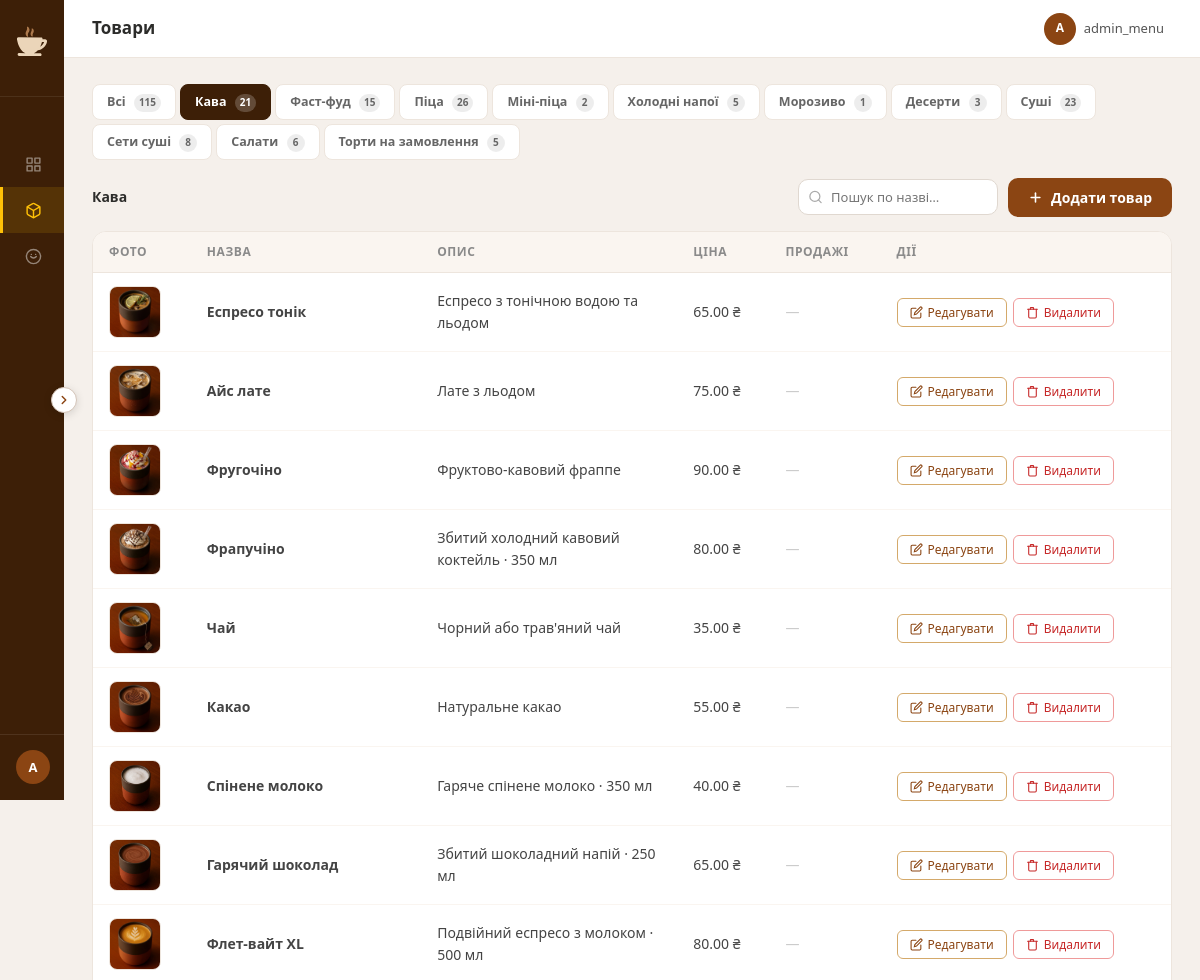
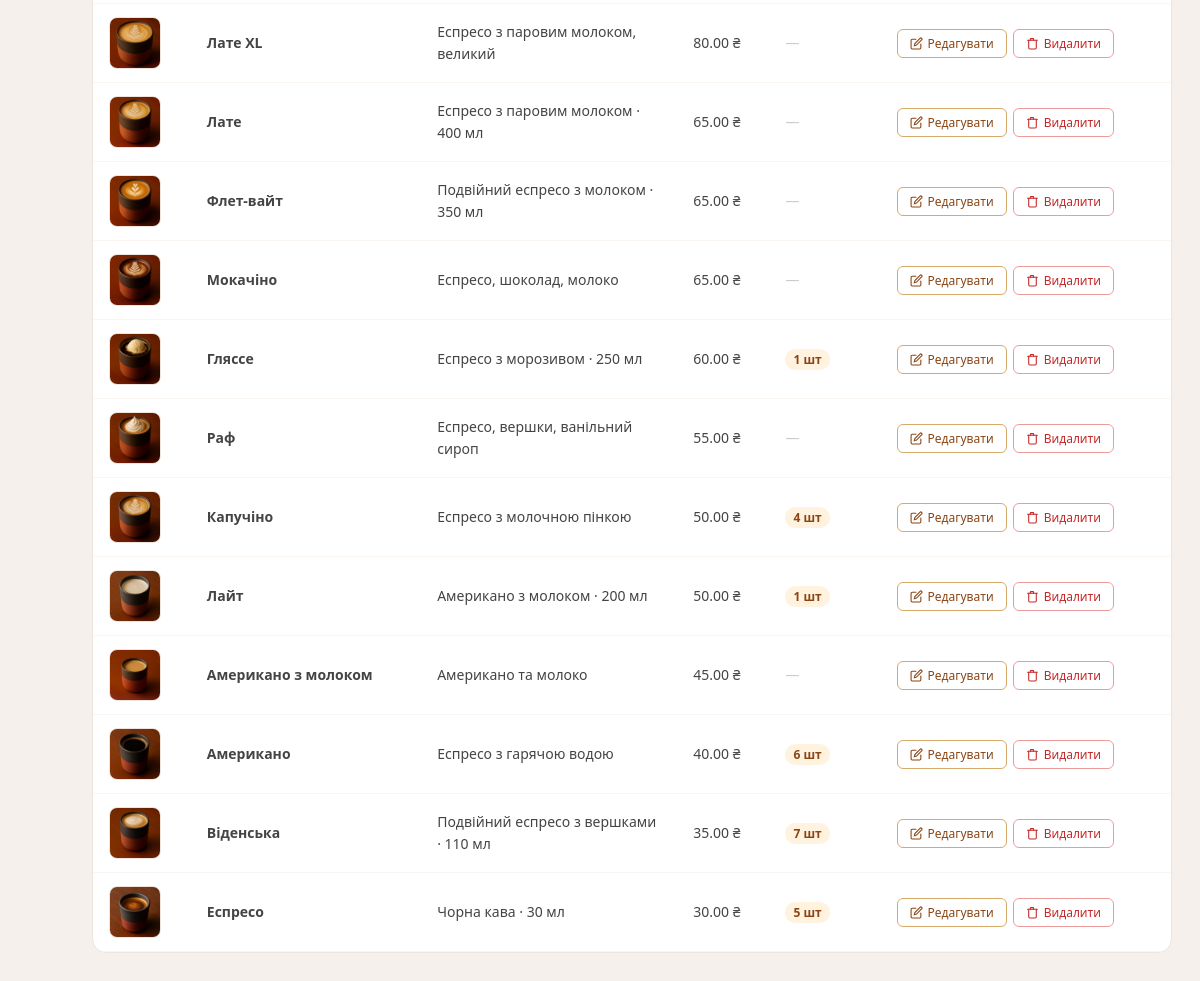
The page /admin/manage_items.php?category=coffee_items (signed in) on the database its author committed (2 pictures, top to bottom).
### tables this page shows
CREATE TABLE `coffee_items` (
  `id` int(11) NOT NULL AUTO_INCREMENT,
  `name` varchar(255) NOT NULL,
  `description` text DEFAULT NULL,
  `image` varchar(255) NOT NULL,
  `price` decimal(10,2) NOT NULL DEFAULT 0.00,
  `is_cold` tinyint(1) NOT NULL DEFAULT 0,
  `popularity` int(11) NOT NULL DEFAULT 0,
  PRIMARY KEY (`id`),
  KEY `popularity` (`popularity`)
);

### admin/manage_items.php (the view, shortened to what this page needs)
<?php
require_once __DIR__ . '/../db/db.php';
$allowed = ['coffee_items','fast_food_items','pizza_items','mini_pizza_items','cold_drink_items','ice_cream_items','dessert_items','sushi_items','sushi_sets','salad_items','cake_items'];
$categoryNames = [
    'coffee_items'      => 'Кава',
    'fast_food_items'   => 'Фаст-фуд',
    'pizza_items'       => 'Піца', 'mini_pizza_items' => 'Міні-піца',
    'cold_drink_items'  => 'Холодні напої',
    'ice_cream_items'   => 'Морозиво',
    'dessert_items'     => 'Десерти',
    'sushi_items'       => 'Суші',
    'sushi_sets'        => 'Сети суші',
    'salad_items'       => 'Салати',
    'cake_items'        => 'Торти на замовлення',
];
$category = $_GET['category'] ?? 'all';
$isAll    = ($category === 'all');
$catTitle = $isAll ? 'Всі товари' : ($categoryNames[$category] ?? $category);
$popularity = [];
if (!$isAll) {
    $r = $conn->query("SELECT product_id, SUM(quantity) AS sold FROM order_items WHERE category='$category' GROUP BY product_id");
    if ($r) while ($row = $r->fetch_assoc()) $popularity[(int)$row['product_id']] = (int)$row['sold'];
}
$items = [];
if ($isAll) {
    foreach ($allowed as $t) {
        $res2 = $conn->query("SELECT id, name, description, image, price FROM `$t` ORDER BY id DESC");
        if ($res2) while ($row = $res2->fetch_assoc()) {
            $row['_table'] = $t;
            $items[] = $row;
        }
    }
    usort($items, fn($a,$b) => strcmp($a['name'], $b['name']));
} else {
    $res = $conn->query("SELECT * FROM `$category` ORDER BY id DESC");
    if ($res) while ($row = $res->fetch_assoc()) $items[] = $row;
}
$tabCounts = [];
foreach ($allowed as $t) {
    $r2 = $conn->query("SELECT COUNT(*) AS c FROM `$t`");
    $tabCounts[$t] = $r2 ? (int)$r2->fetch_assoc()['c'] : 0;
}
$tabCounts['all'] = array_sum($tabCounts);
$nameCol = 'name';
include 'includes/layout_top.php';
?>
<div class="cat-tabs">
  <a href="manage_items.php?category=all"
     class="cat-tab <?= $isAll?'active':'' ?>">
    Всі
    <span class="cat-tab-count"><?= $tabCounts['all'] ?></span>
  </a>
  <?php foreach ($allowed as $t): ?>
    <a href="manage_items.php?category=<?= $t ?>"
       class="cat-tab <?= (!$isAll && $category===$t)?'active':'' ?>">
      <?= $categoryNames[$t] ?>
      <span class="cat-tab-count"><?= $tabCounts[$t] ?></span>
    </a>
  <?php endforeach; ?>
</div>
<div class="section-head">
  <h2 class="section-title"><?= htmlspecialchars($catTitle) ?></h2>
  <div style="display:flex;gap:10px;align-items:center;flex-wrap:wrap">
    <div style="position:relative">
      <input type="search" id="itemSearch" placeholder="Пошук по назві…"
             style="padding:8px 12px 8px 32px;border:1.5px solid #e0d8d0;border-radius:10px;font-size:13px;font-family:inherit;outline:none;width:200px;transition:border-color .2s"
             oninput="filterItems(this.value)"
             onfocus="this.style.borderColor='#8B4513'" onblur="this.style.borderColor='#e0d8d0'">
    </div>
    <button class="btn-add-item" onclick="openItemModal()">
      <svg width="15" height="15" viewBox="0 0 24 24" fill="none" stroke="currentColor" stroke-width="2.5" stroke-linecap="round">
        <line x1="12" y1="5" x2="12" y2="19"/><line x1="5" y1="12" x2="19" y2="12"/>
      </svg>
      Додати товар
    </button>
  </div>
</div>
<div class="table-wrap">
  <table class="admin-table">
    <thead>
      <tr>
        <th>Фото</th><th>Назва</th>
        <th class="col-hide-mobile">Опис</th>
        <th>Ціна</th><th class="col-hide-mobile">Продажі</th><th>Дії</th>
      </tr>
    </thead>
    <tbody id="itemsTableBody">
      <?php foreach ($items as $item):
        $itemCat  = $item['_table'] ?? $category;
        $name     = $item['name'] ?? '—';
        $desc     = $item['description'] ?? '';
        $sold     = $popularity[$item['id']] ?? 0;
      ?>
      <tr id="item-row-<?= $item['id'] ?>" data-cat="<?= htmlspecialchars($itemCat) ?>">
        <?php
          $imgSrc = $item['image'] ?? '';
          $hasPhoto = !empty($imgSrc)
                      && !str_contains($imgSrc, 'default.jpg')
                      && file_exists(__DIR__ . '/../' . $imgSrc);
        ?>
        <td>
          <?php if ($hasPhoto): ?>
            <img src="../<?= htmlspecialchars($imgSrc) ?>" alt=""
                 style="width:52px;height:52px;object-fit:cover;border-radius:8px;border:1px solid #ede5dd"
                 onerror="this.replaceWith(document.getElementById('no-photo-tpl').content.cloneNode(true))">
          <?php endif; ?>
        </td>
        <td><strong><?= htmlspecialchars($name) ?></strong></td>
        <td class="td-desc col-hide-mobile"><?= htmlspecialchars(mb_substr($desc,0,70)) ?><?= mb_strlen($desc)>70?'…':'' ?></td>
        <td><?= number_format($item['price'],2) ?> ₴</td>
        <td class="col-hide-mobile">
          <?php if ($sold > 0): ?>
            <span class="sold-badge"><?= $sold ?> шт</span>
          <?php else: ?>
            <span style="color:#ccc">—</span>
          <?php endif; ?>
        </td>
        <td>
          <div class="item-actions" id="actions-<?= $item['id'] ?>">
            <?php
              $itemForJs = array_merge($item, ['_nameCol' => $nameCol]);
            ?>
            <button class="item-btn-edit"
                    onclick='openItemModal(<?= $item["id"] ?>, <?= htmlspecialchars(json_encode($itemForJs), ENT_QUOTES) ?>)'>
              <svg width="13" height="13" viewBox="0 0 24 24" fill="none" stroke="currentColor" stroke-width="2" stroke-linecap="round"><path d="M11 4H4a2 2 0 0 0-2 2v14a2 2 0 0 0 2 2h14a2 2 0 0 0 2-2v-7"/><path d="M18.5 2.5a2.121 2.121 0 0 1 3 3L12 15l-4 1 1-4 9.5-9.5z"/></svg>
              Редагувати
            </button>
            <button class="item-btn-delete" onclick="confirmDelete(<?= $item['id'] ?>, '<?= htmlspecialchars(addslashes($name)) ?>')">
              <svg width="13" height="13" viewBox="0 0 24 24" fill="none" stroke="currentColor" stroke-width="2" stroke-linecap="round"><polyline points="3 6 5 6 21 6"/><path d="M19 6v14a2 2 0 0 1-2 2H7a2 2 0 0 1-2-2V6m3 0V4a1 1 0 0 1 1-1h4a1 1 0 0 1 1 1v2"/></svg>
              Видалити
            </button>
          </div>
        </td>
      </tr>
      <?php endforeach; ?>
    </tbody>
  </table>
</div>
<?php include 'includes/layout_bottom.php'; ?>

### rows shown on the page
coffee_items: image (picture), name "Еспресо тонік", description "Еспресо з тонічною водою та льодом", price "65.00"
coffee_items: image (picture), name "Айс лате", description "Лате з льодом", price "75.00"
coffee_items: image (picture), name "Фругочіно", description "Фруктово-кавовий фраппе", price "90.00"
coffee_items: image (picture), name "Фрапучіно", description "Збитий холодний кавовий коктейль · 350 мл", price "80.00"
coffee_items: image (picture), name "Чай", description "Чорний або трав'яний чай", price "35.00"
coffee_items: image (picture), name "Какао", description "Натуральне какао", price "55.00"
coffee_items: image (picture), name "Спінене молоко", description "Гаряче спінене молоко · 350 мл", price "40.00"
coffee_items: image (picture), name "Гарячий шоколад", description "Збитий шоколадний напій · 250 мл", price "65.00"
coffee_items: image (picture), name "Флет-вайт XL", description "Подвійний еспресо з молоком · 500 мл", price "80.00"
coffee_items: image (picture), name "Лате XL", description "Еспресо з паровим молоком, великий", price "80.00"
coffee_items: image (picture), name "Лате", description "Еспресо з паровим молоком · 400 мл", price "65.00"
coffee_items: image (picture), name "Флет-вайт", description "Подвійний еспресо з молоком · 350 мл", price "65.00"
coffee_items: image (picture), name "Мокачіно", description "Еспресо, шоколад, молоко", price "65.00"
coffee_items: image (picture), name "Гляссе", description "Еспресо з морозивом · 250 мл", price "60.00", id "1"
coffee_items: image (picture), name "Раф", description "Еспресо, вершки, ванільний сироп", price "55.00"
coffee_items: image (picture), name "Капучіно", description "Еспресо з молочною пінкою", price "50.00", id "4"
coffee_items: image (picture), name "Лайт", description "Американо з молоком · 200 мл", price "50.00", id "1"
coffee_items: image (picture), name "Американо з молоком", description "Американо та молоко", price "45.00"
coffee_items: image (picture), name "Американо", description "Еспресо з гарячою водою", price "40.00", id "6"
coffee_items: image (picture), name "Віденська", description "Подвійний еспресо з вершками · 110 мл", price "35.00", id "7"
coffee_items: image (picture), name "Еспресо", description "Чорна кава · 30 мл", price "30.00", id "5"

### other values the page prints
$adminInitial "A"
$pageTitle "Товари"
$adminUsername "admin_menu"
$tabCounts['all'] "115"
$categoryNames[$t] "Кава"
$tabCounts[$t] "21"
$categoryNames[$t] "Фаст-фуд"
$tabCounts[$t] "15"
$categoryNames[$t] "Піца"
$tabCounts[$t] "26"
$categoryNames[$t] "Міні-піца"
$tabCounts[$t] "2"
$categoryNames[$t] "Холодні напої"
$tabCounts[$t] "5"
$categoryNames[$t] "Морозиво"
